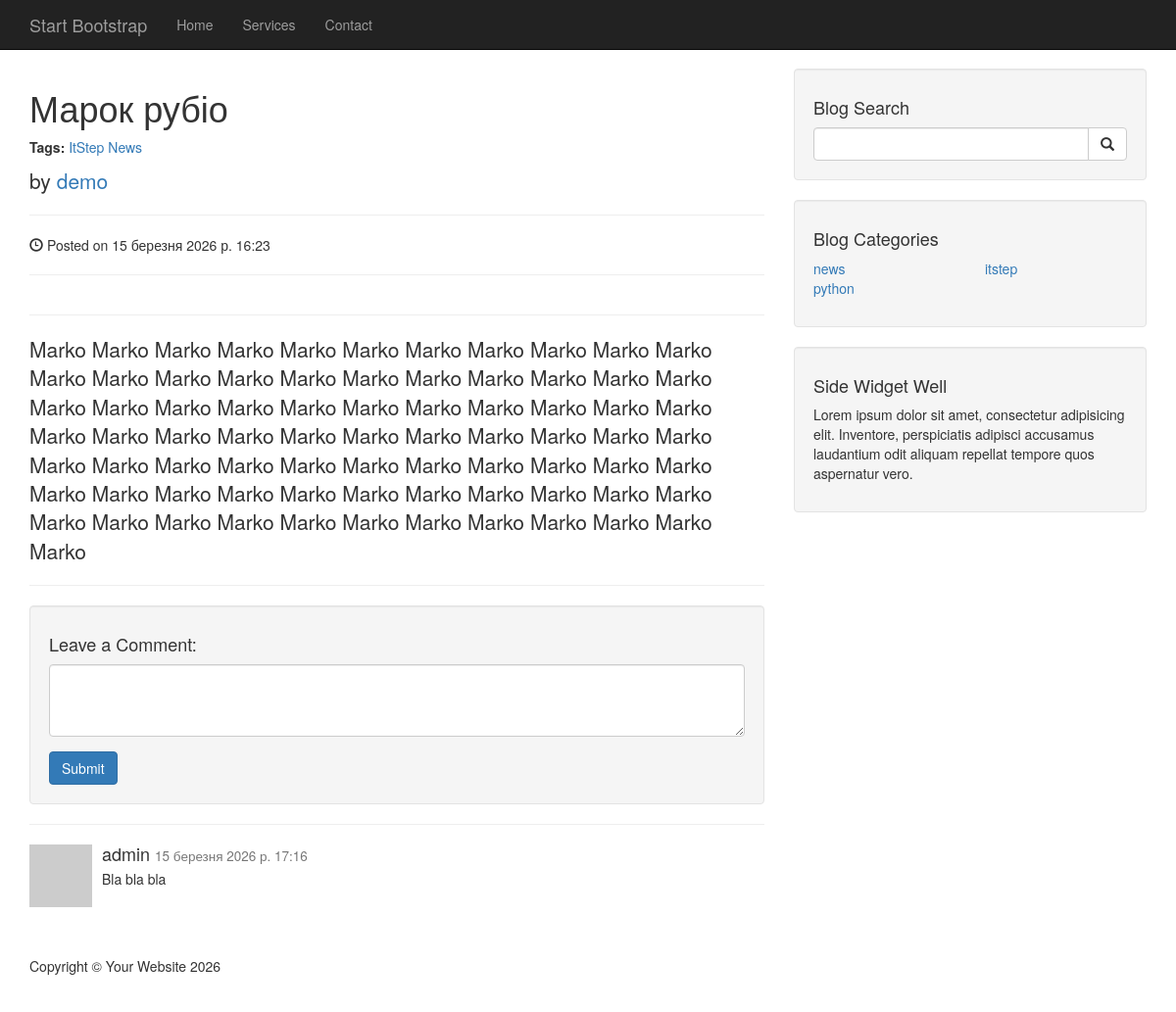
Before: /post/marok-rubio with the older database file.
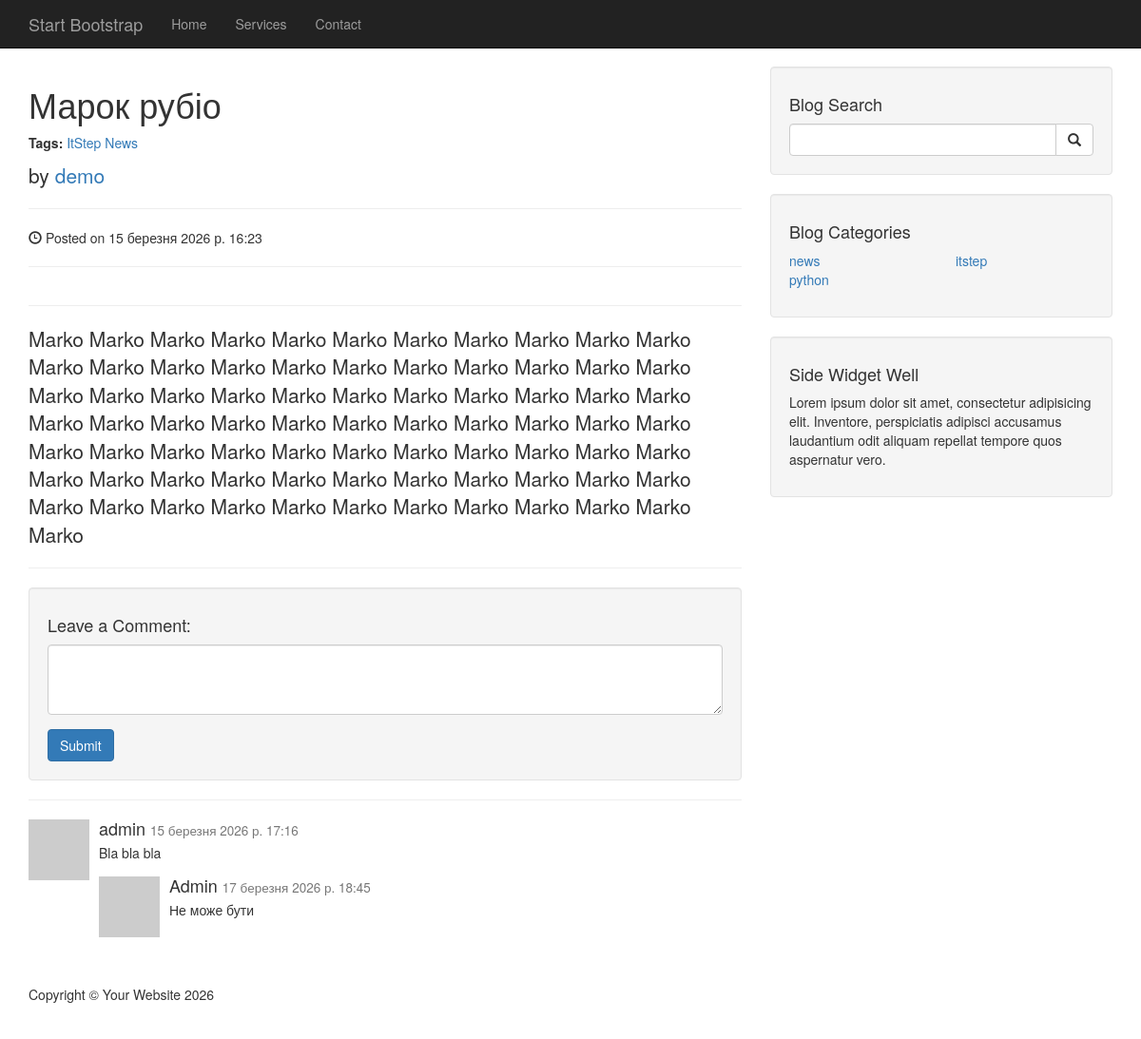
After: the same page with the newer database file.
### blog/models.py (models this page shows, shortened)
class Post(models.Model):
    title = models.CharField(max_length=30, verbose_name="Заголовок")
    content = models.TextField(verbose_name="Опис")
    published_date = models.DateTimeField(auto_now_add=True, verbose_name="Дата публікації")
    category = models.ForeignKey(Category, on_delete=models.CASCADE, verbose_name="Категорія")
    user = models.ForeignKey(User, on_delete=models.CASCADE, verbose_name="Автор")
    image = models.URLField(
        default="https://soliloquywp.com/wp-content/uploads/2016/08/How-to-Set-a-Default-Featured-Image-in-WordPress.png"
    )
    slug = models.SlugField(max_length=220, blank=True, null=True, db_index=True)
    tags = models.ManyToManyField('Tag', blank=True, related_name='text', verbose_name="Теги")
    class Meta:
        verbose_name = "Новина"
        verbose_name_plural = "Новини"

class Tag(models.Model):
    name = models.CharField(max_length=30, verbose_name="Тег")
    slug = models.SlugField(max_length=220, blank=True, null=True, db_index=True)
    class Meta:
        verbose_name = "Тег"
        verbose_name_plural = "Теги"

class Comment(models.Model):
    post = models.ForeignKey(Post, on_delete=models.CASCADE)
    user = models.ForeignKey(User, on_delete=models.CASCADE)
    text = models.TextField()
    created_at = models.DateTimeField(auto_now_add=True)

class Category(models.Model):
    name = models.CharField(max_length=30, verbose_name="Назва")
    slug = models.SlugField(max_length=120, blank=True, null=True, db_index=True)
    class Meta:
        verbose_name = "Категорія"
        verbose_name_plural = "Категорії"

class SubComment(models.Model):
    comment = models.ForeignKey(Comment, on_delete=models.CASCADE, related_name='subcomments')
    user = models.ForeignKey(User, on_delete=models.CASCADE)
    text = models.TextField()
    created_at = models.DateTimeField(auto_now_add=True)

### blog/views.py (the view)
# urls.py: path('post/<slug:slug>', views.post_detail, name="post_detail"),
def post_detail(request,slug=None):
    post = get_object_or_404(Post, slug=slug)
    comments = Comment.objects.filter(post=post).order_by("-created_at")
    context = {'post': post, 'comments': comments}
    context.update(get_categories())
    return render(request, "blog/post.html", context)

### blog/views.py (called while the page is built)
def get_categories():
    all = Category.objects.all()
    count = all.count()
    half = count / 2 + count % 2
    first_half = all[:half]
    second_half = all[half:]
    return {'cat_left': first_half, 'cat_right': second_half}

### templates/blog/post.html (shortened to what this page needs)
{% extends "layout/main_layout.html" %}
{% block 'content' %}
<h1>{{ post.title}}</h1>
<p><strong>Tags:</strong>
    {% for tag in post.tags.all %}
    <a href="{% url 'tag' slug=tag.slug %}">{{ tag.name }}</a>
    {% empty %}
    <span>No tags</span>
    {% endfor %}
<p class="lead">
    by <a href="#">{{ post.user }}</a>
</p>
<hr>
<p><span class="glyphicon glyphicon-time"></span> Posted on {{ post.published_date }}</p>
<hr>
<hr>
<p class="lead">{{ post.content }}</p>
<hr>
<div class="well">
    <h4>Leave a Comment:</h4>
    <form role="form">
        <div class="form-group">
            <textarea class="form-control" rows="3"></textarea>
        </div>
        <button type="submit" class="btn btn-primary">Submit</button>
    </form>
</div>
<hr>
{% for c in comments %}
<div class="media">
    <a class="pull-left" href="#">
        <img class="media-object" src="http://placehold.it/64x64" alt="">
    </a>
    <div class="media-body">
        <h4 class="media-heading">{{ c.user }}
            <small>{{ c.created_at }}</small>
        </h4>
        {{ c.text }}
        {% for sub in c.subcomments.all %}
        <div class="media">
            <a class="pull-left" href="#">
                <img class="media-object" src="http://placehold.it/64x64" alt="">
            </a>
            <div class="media-body">
                <h4 class="media-heading">{{ sub.user }}
                    <small>{{ sub.created_at }}</small>
                </h4>
                {{ sub.text }}
            </div>
        </div>
        {% endfor %}
    </div>
</div>
{% endfor %}
{% endblock %}

### templates/layout/main_layout.html
{% extends 'base.html' %}
{% block main %}
<div class="container">
    <div class="row">
        <div class="col-md-8">
             {% block 'content' %} {% endblock %}
        </div>
        <div class="col-md-4">
            <div class="well">
                <h4>Blog Search</h4>
                <div class="input-group">
                    <input type="text" class="form-control">
                    <span class="input-group-btn">
                            <button class="btn btn-default" type="button">
                                <span class="glyphicon glyphicon-search"></span>
                        </button>
                        </span>
                </div>
            </div>
            <div class="well">
                <h4>Blog Categories</h4>
                <div class="row">
                    <div class="col-lg-6">
                        <ul class="list-unstyled">
                            {% for c in cat_left %}
                                 <li><a href="{% url 'category' slug=c.slug %}">{{ c.name }}</a></li>
                            {% endfor %}
                        </ul>
                    </div>
                    <div class="col-lg-6">
                          <ul class="list-unstyled">
                            {% for c in cat_right %}
                                 <li><a href="{% url 'category' slug=c.slug %}">{{ c.name }}</a></li>
                            {% endfor %}
                        </ul>
                    </div>
                </div>
            </div>
            <div class="well">
                <h4>Side Widget Well</h4>
                <p>Lorem ipsum dolor sit amet, consectetur adipisicing elit. Inventore, perspiciatis adipisci accusamus
                    laudantium odit aliquam repellat tempore quos aspernatur vero.</p>
            </div>
        </div>
    </div>
    <footer>
        <div class="row">
            <div class="col-lg-12">
                <p>Copyright &copy; Your Website 2026</p>
            </div>
        </div>
    </footer>
</div>
{% endblock %}

### templates/base.html (shortened to what this page needs)
<!DOCTYPE html>
<html lang="en">
<head>
    {% load static %}
    <link href="{% static 'blog/css/bootstrap.min.css' %}" rel="stylesheet">
    <link href="{% static 'blog/css/blog-home.css' %}" rel="stylesheet">
</head>
<body>
{% include 'components/navbar.html' %}
{% block main %} {% endblock %}
</body>
</html>

### templates/components/navbar.html (shortened to what this page needs)
    <nav class="navbar navbar-inverse navbar-fixed-top" role="navigation">
        <div class="container">
            <div class="navbar-header">
                <a class="navbar-brand" href="#">Start Bootstrap</a>
            </div>
            <div class="collapse navbar-collapse" id="bs-example-navbar-collapse-1">
                <ul class="nav navbar-nav">
                    <li>
                        <a href="{% url 'home' %}">Home</a>
                    </li>
                    <li>
                        <a href="#">Services</a>
                    </li>
                    <li>
                        <a href="{% url 'contacts' %}">Contact</a>
                    </li>
                </ul>
            </div>
        </div>
    </nav>

### static/blog/css/blog-home.css (style rules this page uses)
body { padding-top: 70px; }
footer { margin: 50px 0; }

Changed rows visible on the page:
added SubComment: user "Admin", created_at "17 березня 2026 р. 18:45", text "Не може бути"
